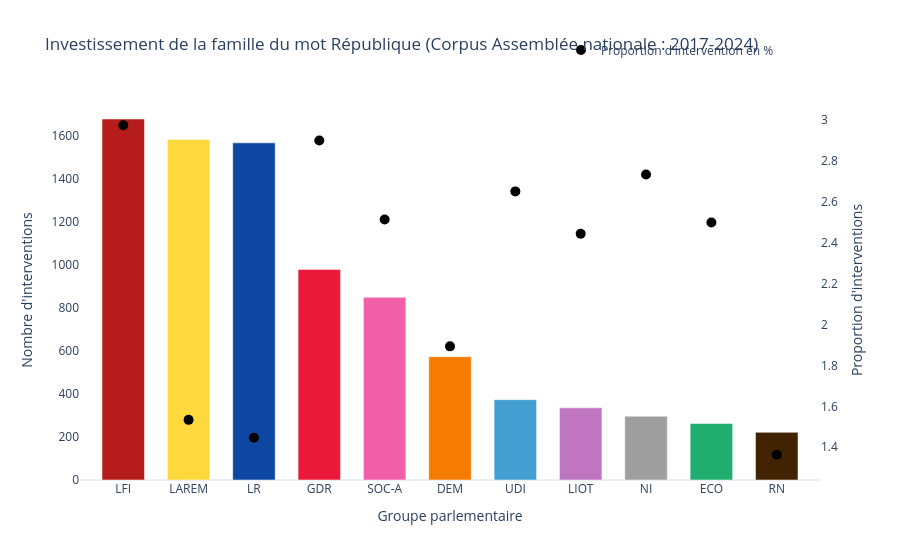

This figure's notebook cell:
### Code cell
# Graphique avec couleurs spécifiques par parti

# Agréger les données par parti
colonne_condition = "repu_match_valide"
colonne_groupe = "affiliation_mandat_députés"
suffixe = "FDM"

df_groupes = (
    df.groupby(colonne_groupe)[colonne_condition]
    .agg(total_mentions="count", true_mentions=lambda x: (x == True).sum())
    .reset_index()
)

df_groupes["proportion_true"] = (
    df_groupes["true_mentions"] / df_groupes["total_mentions"] * 100
)

# Si certains partis ne sont pas dans ton dictionnaire, leur attribuer "Autres"
df_groupes["couleur"] = (
    df_groupes[colonne_groupe].map(couleurs_groupes).fillna(couleurs_groupes["Autres"])
)

# Trier les groupes par volume
df_groupes = (
    df_groupes.sort_values("true_mentions", ascending=False)
    .head(11)
    .reset_index(drop=True)
)

# Créer la figure
fig = go.Figure()

# Barres : volume total (couleur spécifique par parti)
for _, row in df_groupes.iterrows():
    fig.add_trace(
        go.Bar(
            x=[row[colonne_groupe]],
            y=[row["true_mentions"]],
            name=row[colonne_groupe],
            marker_color=row["couleur"],
            yaxis="y1",
            showlegend=False,  # On affiche la légende séparément si besoin
        )
    )

# Points : proportion
fig.add_trace(
    go.Scatter(
        x=df_groupes[colonne_groupe],
        y=df_groupes["proportion_true"],
        name=f"Proportion d'intervention en %",
        mode="markers",
        marker=dict(color="black", size=10, symbol="circle"),
        yaxis="y2",
    )
)

# Mise en page
fig.update_layout(
    title=f"Investissement de la famille du mot République (Corpus Assemblée nationale : 2017-2024)",
    xaxis=dict(title="Groupe parlementaire"),
    yaxis=dict(title="Nombre d'interventions", showgrid=False),
    yaxis2=dict(
        title="Proportion d'interventions",
        showgrid=False,
        overlaying="y",
        side="right",
    ),
    legend=dict(x=0.65, y=1.17, bgcolor="rgba(255,255,255,0.7)"),
    template="plotly_white",
    bargap=0.35,
)

fig.show()

### Figure 1 — Plotly figure (JSON) as saved in the notebook; plotly's stock layout.template omitted (floating-point values rounded to 4 significant figures)
{"data": [{"marker": {"color": "#B71C1C"}, "name": "LFI", "showlegend": false, "type": "bar", "x": ["LFI"], "y": [1680], "yaxis": "y"}, {"marker": {"color": "#FFD83E"}, "name": "LAREM", "showlegend": false, "type": "bar", "x": ["LAREM"], "y": [1585], "yaxis": "y"}, {"marker": {"color": "#0D47A1"}, "name": "LR", "showlegend": false, "type": "bar", "x": ["LR"], "y": [1569], "yaxis": "y"}, {"marker": {"color": "#ea193a"}, "name": "GDR", "showlegend": false, "type": "bar", "x": ["GDR"], "y": [980], "yaxis": "y"}, {"marker": {"color": "#F05FA8"}, "name": "SOC-A", "showlegend": false, "type": "bar", "x": ["SOC-A"], "y": [850], "yaxis": "y"}, {"marker": {"color": "#F57C00"}, "name": "DEM", "showlegend": false, "type": "bar", "x": ["DEM"], "y": [574], "yaxis": "y"}, {"marker": {"color": "#439FD1"}, "name": "UDI", "showlegend": false, "type": "bar", "x": ["UDI"], "y": [374], "yaxis": "y"}, {"marker": {"color": "#C075C0"}, "name": "LIOT", "showlegend": false, "type": "bar", "x": ["LIOT"], "y": [336], "yaxis": "y"}, {"marker": {"color": "#9E9E9E"}, "name": "NI", "showlegend": false, "type": "bar", "x": ["NI"], "y": [297], "yaxis": "y"}, {"marker": {"color": "#1FAE70"}, "name": "ECO", "showlegend": false, "type": "bar", "x": ["ECO"], "y": [263], "yaxis": "y"}, {"marker": {"color": "#412302"}, "name": "RN", "showlegend": false, "type": "bar", "x": ["RN"], "y": [222], "yaxis": "y"}, {"marker": {"color": "black", "size": 10, "symbol": "circle"}, "mode": "markers", "name": "Proportion d'intervention en %", "type": "scatter", "x": ["LFI", "LAREM", "LR", "GDR", "SOC-A", "DEM", "UDI", "LIOT", "NI", "ECO", "RN"], "y": [2.974, 1.534, 1.446, 2.899, 2.513, 1.893, 2.65, 2.444, 2.733, 2.499, 1.363], "yaxis": "y2"}], "layout": {"bargap": 0.35, "legend": {"bgcolor": "rgba(255,255,255,0.7)", "x": 0.65, "y": 1.17}, "title": {"text": "Investissement de la famille du mot République (Corpus Assemblée nationale : 2017-2024)"}, "xaxis": {"title": {"text": "Groupe parlementaire"}}, "yaxis": {"showgrid": false, "title": {"text": "Nombre d'interventions"}}, "yaxis2": {"overlaying": "y", "showgrid": false, "side": "right", "title": {"text": "Proportion d'interventions"}}}}
